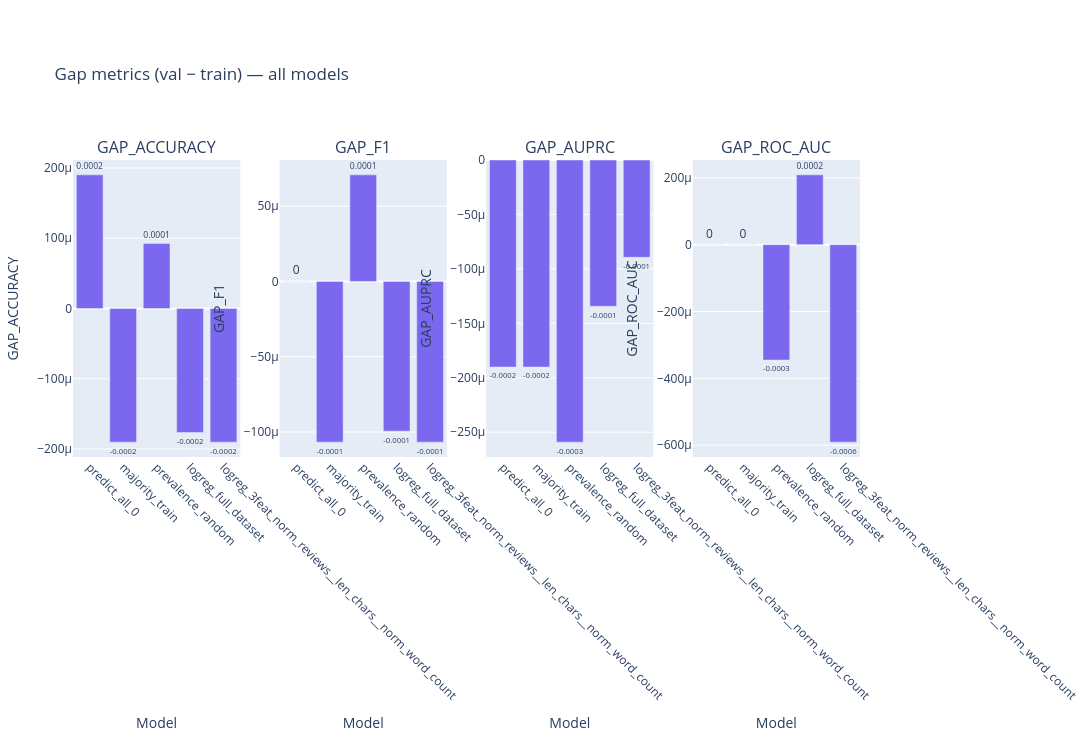

The cell this chart's notebook holds for it:
### Code cell
# gap_* = val − train (same metric name)

import plotly.graph_objs as go
from plotly.subplots import make_subplots

gap_metrics = ["gap_accuracy", "gap_f1", "gap_auprc", "gap_roc_auc"]

fig = make_subplots(
    rows=1,
    cols=len(gap_metrics),
    subplot_titles=[m.upper() for m in gap_metrics],
)

for i, metric in enumerate(gap_metrics):
    fig.add_trace(
        go.Bar(
            x=metrics_compare_all["model"],
            y=metrics_compare_all[metric],
            marker_color="mediumslateblue",
            text=metrics_compare_all[metric].round(4),
            textposition="outside",
            name=metric.upper(),
        ),
        row=1,
        col=i + 1,
    )
    fig.update_xaxes(title_text="Model", tickangle=45, row=1, col=i + 1)
    fig.update_yaxes(title_text=metric.upper(), row=1, col=i + 1)

fig.update_layout(
    showlegend=False,
    width=4 * len(gap_metrics) * 120,
    height=740,
    title_text="Gap metrics (val − train) — all models",
    margin=dict(t=160, l=20, r=20, b=60),
)

fig.show()

print(
    "Interpretation (gap = val - train):"
    "Accuracy / F1 / AUPRC / ROC-AUC: sign tells you direction; large gaps may indicate overfitting or split shift."
)

### Figure 1 — Plotly figure (JSON) as saved in the notebook; plotly's stock layout.template omitted (floating-point values rounded to 4 significant figures)
{"data": [{"marker": {"color": "mediumslateblue"}, "name": "GAP_ACCURACY", "text": [0.0002, -0.0002, 0.0001, -0.0002, -0.0002], "textposition": "outside", "type": "bar", "x": ["predict_all_0", "majority_train", "prevalence_random", "logreg_full_dataset", "logreg_3feat_norm_reviews__len_chars__norm_word_count"], "xaxis": "x", "y": [0.0001902, -0.0001902, 9.24e-05, -0.0001765, -0.0001902], "yaxis": "y"}, {"marker": {"color": "mediumslateblue"}, "name": "GAP_F1", "text": [0.0, -0.0001, 0.0001, -0.0001, -0.0001], "textposition": "outside", "type": "bar", "x": ["predict_all_0", "majority_train", "prevalence_random", "logreg_full_dataset", "logreg_3feat_norm_reviews__len_chars__norm_word_count"], "xaxis": "x2", "y": [0.0, -0.0001067, 7.085e-05, -9.943e-05, -0.0001067], "yaxis": "y2"}, {"marker": {"color": "mediumslateblue"}, "name": "GAP_AUPRC", "text": [-0.0002, -0.0002, -0.0003, -0.0001, -0.0001], "textposition": "outside", "type": "bar", "x": ["predict_all_0", "majority_train", "prevalence_random", "logreg_full_dataset", "logreg_3feat_norm_reviews__len_chars__norm_word_count"], "xaxis": "x3", "y": [-0.0001902, -0.0001902, -0.0002591, -0.0001344, -8.937e-05], "yaxis": "y3"}, {"marker": {"color": "mediumslateblue"}, "name": "GAP_ROC_AUC", "text": [0.0, 0.0, -0.0003, 0.0002, -0.0006], "textposition": "outside", "type": "bar", "x": ["predict_all_0", "majority_train", "prevalence_random", "logreg_full_dataset", "logreg_3feat_norm_reviews__len_chars__norm_word_count"], "xaxis": "x4", "y": [0.0, 0.0, -0.0003452, 0.0002089, -0.0005908], "yaxis": "y4"}], "layout": {"annotations": [{"font": {"size": 16}, "showarrow": false, "text": "GAP_ACCURACY", "x": 0.1062, "xanchor": "center", "xref": "paper", "y": 1, "yanchor": "bottom", "yref": "paper"}, {"font": {"size": 16}, "showarrow": false, "text": "GAP_F1", "x": 0.3688, "xanchor": "center", "xref": "paper", "y": 1, "yanchor": "bottom", "yref": "paper"}, {"font": {"size": 16}, "showarrow": false, "text": "GAP_AUPRC", "x": 0.6313, "xanchor": "center", "xref": "paper", "y": 1, "yanchor": "bottom", "yref": "paper"}, {"font": {"size": 16}, "showarrow": false, "text": "GAP_ROC_AUC", "x": 0.8938, "xanchor": "center", "xref": "paper", "y": 1, "yanchor": "bottom", "yref": "paper"}], "height": 740, "margin": {"b": 60, "l": 20, "r": 20, "t": 160}, "showlegend": false, "title": {"text": "Gap metrics (val − train) — all models"}, "width": 1920, "xaxis": {"anchor": "y", "domain": [0, 0.2125], "tickangle": 45, "title": {"text": "Model"}}, "xaxis2": {"anchor": "y2", "domain": [0.2625, 0.475], "tickangle": 45, "title": {"text": "Model"}}, "xaxis3": {"anchor": "y3", "domain": [0.525, 0.7375], "tickangle": 45, "title": {"text": "Model"}}, "xaxis4": {"anchor": "y4", "domain": [0.7875, 1], "tickangle": 45, "title": {"text": "Model"}}, "yaxis": {"anchor": "x", "domain": [0, 1], "title": {"text": "GAP_ACCURACY"}}, "yaxis2": {"anchor": "x2", "domain": [0, 1], "title": {"text": "GAP_F1"}}, "yaxis3": {"anchor": "x3", "domain": [0, 1], "title": {"text": "GAP_AUPRC"}}, "yaxis4": {"anchor": "x4", "domain": [0, 1], "title": {"text": "GAP_ROC_AUC"}}}}
